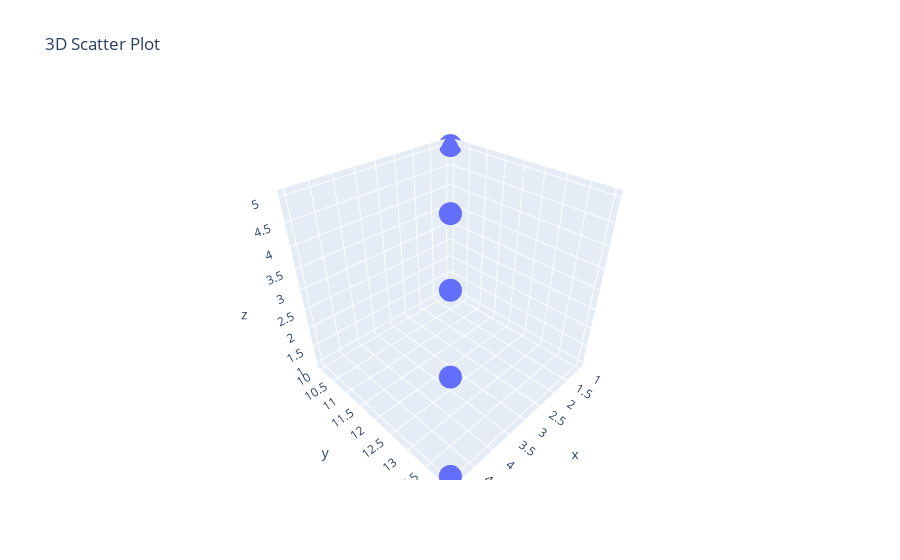

Source (notebook cell):
### Code cell
""" 13.Create a 3D scatter plot using Plotly."""
import plotly.express as px
import pandas as pd

df = pd.DataFrame({
    'x': [1, 2, 3, 4, 5],
    'y': [10, 11, 12, 13, 14],
    'z': [5, 4, 3, 2, 1]
})

fig = px.scatter_3d(df, x='x', y='y', z='z', title='3D Scatter Plot')
fig.show()

### Figure 1 — Plotly figure (JSON) as saved in the notebook; plotly's stock layout.template omitted (floating-point values rounded to 4 significant figures)
{"data": [{"hovertemplate": "x=%{x}<br>y=%{y}<br>z=%{z}<extra></extra>", "legendgroup": "", "marker": {"color": "#636efa", "symbol": "circle"}, "mode": "markers", "name": "", "scene": "scene", "showlegend": false, "type": "scatter3d", "x": [1, 2, 3, 4, 5], "y": [10, 11, 12, 13, 14], "z": [5, 4, 3, 2, 1]}], "layout": {"legend": {"tracegroupgap": 0}, "scene": {"domain": {"x": [0, 1], "y": [0, 1]}, "xaxis": {"title": {"text": "x"}}, "yaxis": {"title": {"text": "y"}}, "zaxis": {"title": {"text": "z"}}}, "title": {"text": "3D Scatter Plot"}}}
